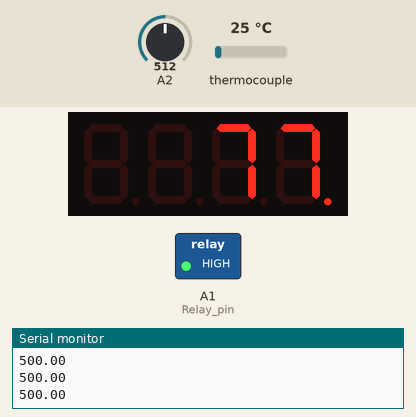
Bench run of a sketch on a simulated Arduino Uno, built with avr-gcc and run on an emulated ATmega328P. On the bench: 4-digit seven-segment display, switched loads named in the sketch (green lamp = pin HIGH), the last lines printed to the serial monitor. The test bench sets the inputs (shaded band); at power-on: A2 = 512, thermocouple 25 °C. EEPROM starts erased.

Above: at 1.7 s.
1.8 s: A2 set to 716
At 2.4 s:
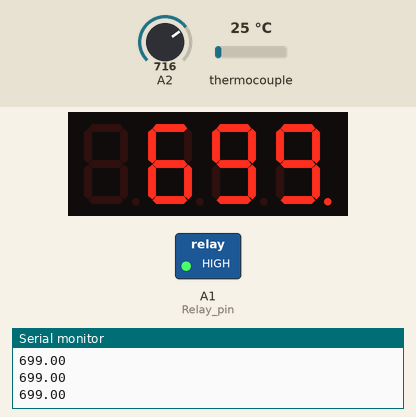
3.3 s: thermocouple set to 6 °C
At 4.4 s:
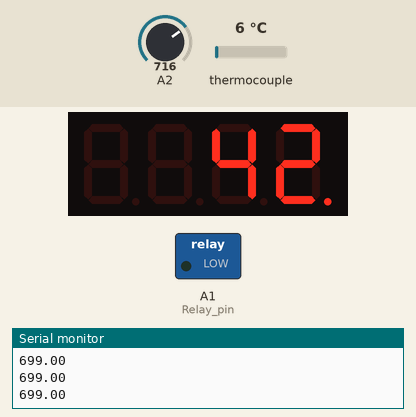
6.5 s: A2 set to 700
At 7.1 s:
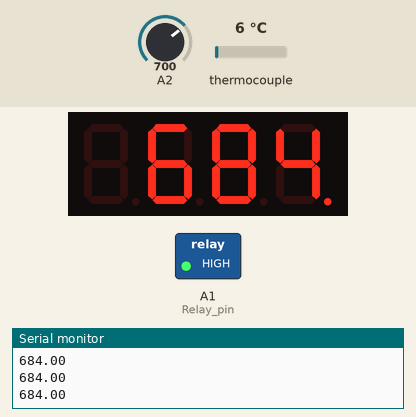
8.8 s: thermocouple set to 75 °C
At 10.4 s:
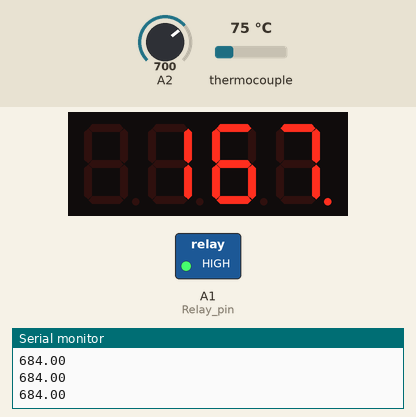
11.5 s: A2 set to 720
At 12.1 s:
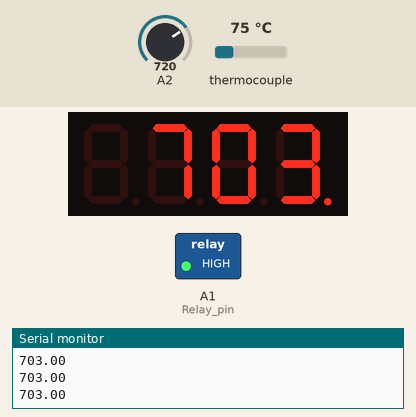
13.8 s: thermocouple set to 150 °C
At 15.4 s:
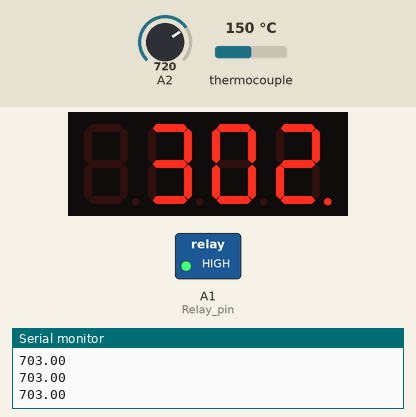
Timing chart, 0 to 16.9 s (numbered marks = the images above; inputs shaded):
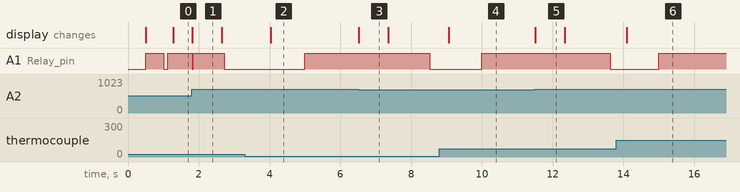

The sketch:

nail_v1_5.ino
```cpp
#include <PID_v1.h> // PID Contol Algorithm
#include <max6675.h> // Interface Thermocouple Chip
#include "SevSeg.h"
#include <Wire.h>
#include <EEPROM.h>

SevSeg sevseg;
// Pinout for thermocuple
int thermoDO = 10;
int thermoCS = 11;
int thermoCLK = 12;

MAX6675 thermocouple(thermoCLK, thermoCS, thermoDO); // Declare and initialize thermocouple object

// PID Setup
double Setpoint, Input, Output;

//Define the aggressive and conservative Tuning Parameters
double aggKp=4, aggKi=0.2, aggKd=1;
double consKp=1, consKi=0.05, consKd=0.25;

//Specify the links and initial tuning parameters
PID myPID(&Input, &Output, &Setpoint, consKp, consKi, consKd, DIRECT);

int WindowSize = 5000;
unsigned long windowStartTime;
unsigned long previousMillis = 0;
int interval = 1000;
int printout;

double temp;

//timer for knob readout
int timer = 0;

//mem location of temp
int tempad = 1;
double temp1;

void setup() {

  //sevenseg settup
  byte numDigits = 4;
  byte digitPins[] = {2, 3, 4, 5};
  byte segmentPins[] = {6, 7, 8, 9, A3, A4, A5};
  sevseg.begin(COMMON_CATHODE, numDigits, digitPins, segmentPins);

  Serial.begin(9600);
  pinMode(A1, OUTPUT); // Relay pin

  windowStartTime = millis();

  //check if there is a previously stored value
  if(EEPROM.read(tempad)<0 || EEPROM.read(tempad)>1000){
    Setpoint = 710;
  }
  else{
    Setpoint = EEPROM.read(tempad); // Temperature Setpoint
  }

  //tell the PID to range between 0 and the full window size
  myPID.SetOutputLimits(0, WindowSize);

  //turn the PID on
  myPID.SetMode(AUTOMATIC);

  //dlay for thermocouple
  delay(500);
}

void loop() {
  //gets the wanted temp
  temp1= analogRead(A2);
  temp1= map(temp1, 0, 1023, 0, 1000);
  Serial.println(temp1);
  EEPROM.write(tempad, temp1);

  //display temp
  unsigned long currentMillis = millis();
  if(currentMillis - previousMillis > interval) {
    // save the last time you blinked the LED
    previousMillis = currentMillis;
    temp = readTemp();
  }

  //if a new value is wanted print that otherwise print
  //the temp it is
  if(abs(temp1-Setpoint) > 5){
    timer = 100;
  }
  if(timer != 0){
    printout = (int) temp1;
    timer--;
  }
  else{
    printout = (int) temp;
  }
  sevseg.setNumber(printout,0);
  sevseg.refreshDisplay();
  sevseg.setBrightness(90);

  //set the new temp;
  Setpoint = temp1;

  Input = temp;
   double gap = abs(Setpoint-Input); //distance away from setpoint
  if(gap<10)
  {  //we're close to setpoint, use conservative tuning parameters
    myPID.SetTunings(consKp, consKi, consKd);
  }
  else
  {
     //we're far from setpoint, use aggressive tuning parameters
     myPID.SetTunings(aggKp, aggKi, aggKd);
  }
  myPID.Compute();

  /************************************************
   * turn the output pin on/off based on pid output
   ************************************************/
  unsigned long now = millis();
  if(now - windowStartTime>WindowSize)
  { //time to shift the Relay Window
    windowStartTime += WindowSize;
  }
  if(Output > now - windowStartTime) digitalWrite(A1, HIGH);
  else digitalWrite(A1, LOW);
}

double readTemp(){
  return thermocouple.readFahrenheit();
}
```

Measured:
- after the input at 1.8 s, the display: changes at once (image 1)
- after the input at 3.3 s, the display: changes after 0.73 s (image 2)
- after the input at 6.5 s, the display: changes at once (image 3)
- after the input at 8.8 s, the display: changes after 0.26 s (image 4)
- after the input at 11.5 s, the display: changes at once (image 5)
- after the input at 13.8 s, the display: changes after 0.30 s (image 6)
- what the display in image 1 shows lasts 0.8 s, from 1.8 s to 2.6 s
